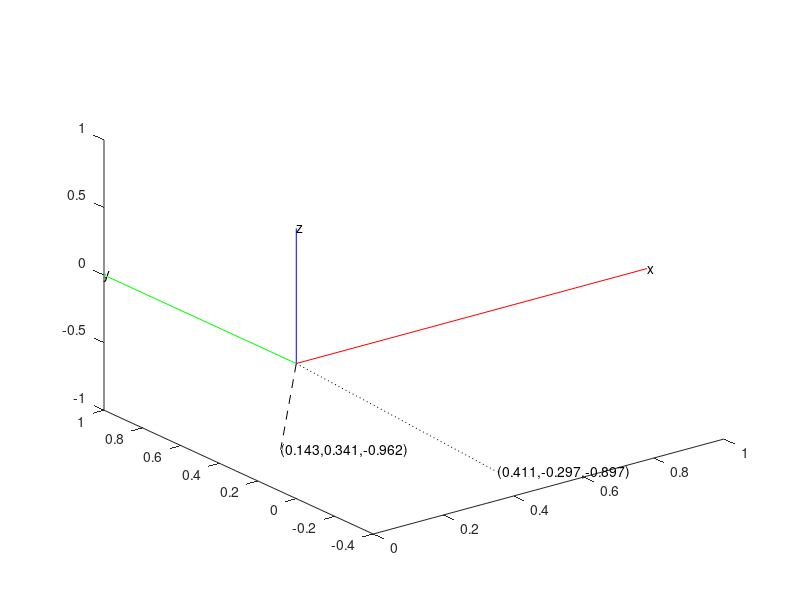

Recreate this plot in MATLAB.
% rand(3,1) generates a random 3 by one column vector. We use this u to plot
u=rand(3,1)*2-1;

% plot the origin
plot3(0,0,0,'.k')

% axis setting
axis vis3d
axis off

%%%%% your code starts here %%%%%
% generate a random rotation matrix R
% Generating a random matric R from a random angle (theta) and random axis (w)
w = rand(3, 1)*2-1;
w = w/norm(w);
theta = rand() * pi;
J = [0 -1*w(3) w(2);
    w(3) 0 -1*w(1);
    -1*w(2) w(1) 0];
R = eye(3) + sin(theta)*J + (1-cos(theta))*J^2;

% plot the x axis 
plot3([0,1],[0,0],[0,0],'r');
text(1,0,0,'x')
hold on
% plot the y axis 
plot3([0,0],[1,0],[0,0],'g');
text(0,1,0,'y')

% plot the z axis 
plot3([0,0],[0,0],[1,0],'b');
text(0,0,1,'z')

% plot the original vector u
plot3([0,u(1)], [0,u(2)], [0,u(3)], 'k--')
text(u(1),u(2),u(3),['(',num2str(u(1),'%.3f'),',',num2str(u(2),'%.3f'),',',num2str(u(3),'%.3f'),')'])


% apply rotation and calcuate v plot the vector after rotation v
v = R*u;

% plot the new vector v
plot3([0,v(1)], [0,v(2)], [0,v(3)], 'k:')
text(v(1),v(2),v(3),['(',num2str(v(1),'%.3f'),',',num2str(v(2),'%.3f'),',',num2str(v(3),'%.3f'),')'])

%%%%% your code ends here %%%%%